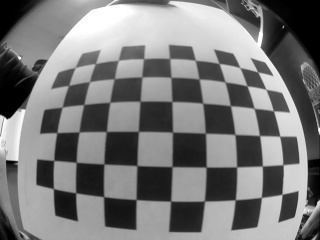
#> input picture 04 기타 코드/calibrate/img_1.jpg, 320 x 240 px, found by its file name
$ python calib2.py   (older library calls are emulated)
#> lines starting #> are read from the running program, lines starting #| are printed output that depends on the picture
import cv2

import numpy as np

import sys


# You should replace these 3 lines with the output in calibration step

DIM=(320, 240)

K=np.array([[93.16858864610276, 0.0, 150.8535602775792], [0.0, 91.92373264897513, 146.22342371914382], [0.0, 0.0, 1.0]])

D=np.array([[0.14136243954038377], [0.29925561973923737], [-0.321789761587799], [0.11936916962615352]])

def undistort(img_path):

#> called with img_path = './calibrate/img_1.jpg'
    img = cv2.imread(img_path)
#> img is the input picture: shape (240, 320, 3); min 0, max 255, mean 122.2

    h,w = img.shape[:2]
#> h = 240; w = 320

    map1, map2 = cv2.fisheye.initUndistortRectifyMap(K, D, np.eye(3), K, DIM, cv2.CV_16SC2)

    undistorted_img = cv2.remap(img, map1, map2, interpolation=cv2.INTER_LINEAR, borderMode=cv2.BORDER_CONSTANT)
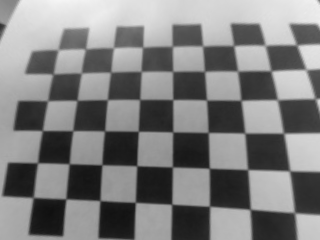
#> undistorted_img: shape (240, 320, 3); min 16, max 245, mean 126.7

    cv2.imshow("undistorted", undistorted_img)

    cv2.waitKey(0)

    cv2.destroyAllWindows()


    np.save('map1.npy',map1)

    np.save('map2.npy',map2)


if __name__ == '__main__':

    undistort('./calibrate/img_1.jpg')

$ run again, with 04 기타 코드/calibrate/img_2.jpg copied over 04 기타 코드/calibrate/img_1.jpg
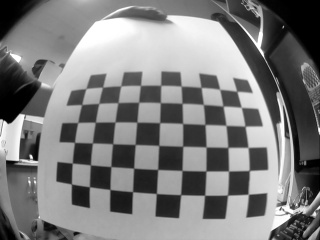
#> input picture 04 기타 코드/calibrate/img_2.jpg, 320 x 240 px, found by its file name
#> in undistort, img is the input picture: shape (240, 320, 3); min 0, max 255, mean 126.7
#> in undistort, `undistorted_img = cv2.remap(img, map1, map2, interpolation=cv2.INTER_L..`:
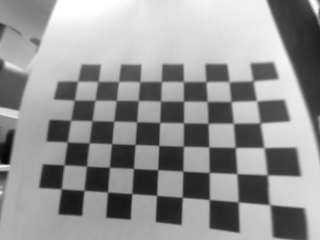
#> undistorted_img: shape (240, 320, 3); min 6, max 255, mean 148.6

$ run again, with 04 기타 코드/calibrate/img_3.jpg copied over 04 기타 코드/calibrate/img_1.jpg
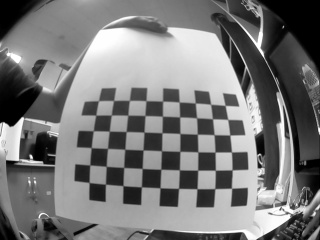
#> input picture 04 기타 코드/calibrate/img_3.jpg, 320 x 240 px, found by its file name
#> in undistort, img is the input picture: shape (240, 320, 3); min 0, max 255, mean 121.4
#> in undistort, `undistorted_img = cv2.remap(img, map1, map2, interpolation=cv2.INTER_L..`:
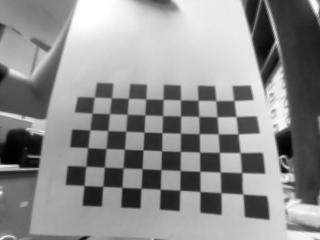
#> undistorted_img: shape (240, 320, 3); min 0, max 255, mean 142.1

$ run again, with 04 기타 코드/calibrate/img_4.jpg copied over 04 기타 코드/calibrate/img_1.jpg
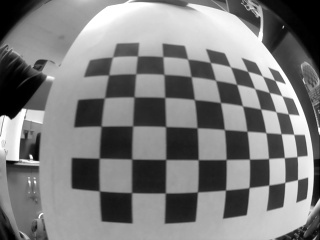
#> input picture 04 기타 코드/calibrate/img_4.jpg, 320 x 240 px, found by its file name
#> in undistort, img is the input picture: shape (240, 320, 3); min 0, max 255, mean 125.9
#> in undistort, `undistorted_img = cv2.remap(img, map1, map2, interpolation=cv2.INTER_L..`:
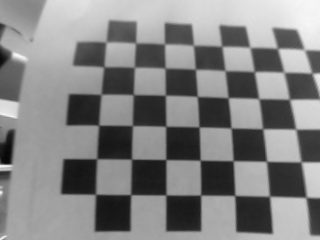
#> undistorted_img: shape (240, 320, 3); min 6, max 248, mean 131.2
